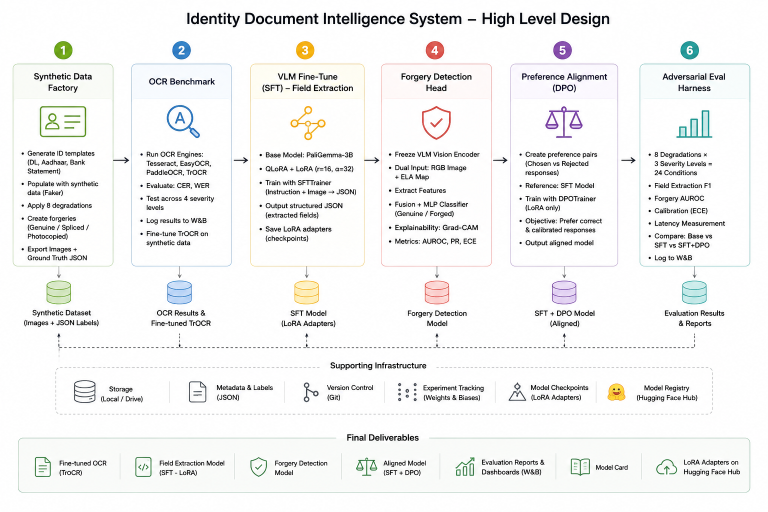
#> input picture HLD.png, 1536 x 1024 px (shown at 1/2 size)
$ python -i degradations.py   (imports and definitions only)
#> lines starting #> are read from the running program, lines starting #| are printed output that depends on the picture; after the words box and inside, x2 and y2 are one past the last pixel; in counts of white or black regions, pixels touching at a corner belong together
#> further down, picture is the input picture: PIL image 1536x1024 RGB; mean R, G, B 242.2, 242.5, 241.9
"""
stage1_data_factory/degradations.py

8 degradation transforms applied to rendered ID card images.
Each function accepts a PIL.Image and a severity level (1=mild, 2=medium, 3=severe)
and returns a degraded PIL.Image.

Degradation IDs:
  D1  blur              Gaussian blur
  D2  jpeg_compression  JPEG re-save at low quality
  D3  perspective_warp  Four-corner perspective distortion
  D4  ink_bleed         Text region morphological dilation
  D5  low_dpi           Downsample → nearest-upsample
  D6  occlusion         Random opaque patches
  D7  rotation          Small-angle rotation with border fill
  D8  shadow            Polygon gradient shadow overlay
"""
import io
import random
from typing import List, Tuple

import cv2
import numpy as np
from PIL import Image, ImageFilter


# ──────────────────────────────────────────────────────────────────────────────
# Severity parameter tables
# ──────────────────────────────────────────────────────────────────────────────

# Each entry: (min_val, max_val) indexed by severity 1, 2, 3
_BLUR_SIGMA      = {1: (0.5, 1.2), 2: (1.5, 3.0), 3: (3.5, 6.0)}
_JPEG_QUALITY    = {1: (65, 80),   2: (30, 55),   3: (5, 25)}
_PERSP_SCALE     = {1: (0.01, 0.04), 2: (0.04, 0.09), 3: (0.09, 0.16)}
_INK_KERNEL      = {1: 1, 2: 2, 3: 3}
_LOW_DPI_SCALE   = {1: 0.75, 2: 0.5, 3: 0.35}
_OCC_PATCHES     = {1: (1, 2), 2: (2, 4), 3: (4, 7)}
_OCC_SIZE        = {1: (0.03, 0.08), 2: (0.06, 0.15), 3: (0.12, 0.25)}
_ROT_ANGLE       = {1: (-5, 5), 2: (-10, 10), 3: (-15, 15)}
_SHADOW_ALPHA    = {1: (0.10, 0.20), 2: (0.20, 0.40), 3: (0.40, 0.65)}


def _to_np(img: Image.Image) -> np.ndarray:
    return np.array(img.convert("RGB"))


def _to_pil(arr: np.ndarray) -> Image.Image:
    return Image.fromarray(arr.astype(np.uint8))


# ──────────────────────────────────────────────────────────────────────────────
# D1 — Gaussian Blur
# ──────────────────────────────────────────────────────────────────────────────

# [44 lines left out: functions apply_blur, apply_jpeg_compression, apply_perspective_warp, not called in this run]


# ──────────────────────────────────────────────────────────────────────────────
# D4 — Ink Bleed (text region morphological dilation)
# ──────────────────────────────────────────────────────────────────────────────

def apply_ink_bleed(img: Image.Image, severity: int = 2) -> Image.Image:
#> called with severity = 2
    arr = _to_np(img)
    k = _INK_KERNEL[severity]
    kernel = np.ones((2 * k + 1, 2 * k + 1), np.uint8)
    # Dilate dark pixels only (ink regions)
    gray = cv2.cvtColor(arr, cv2.COLOR_RGB2GRAY)
    dark_mask = (gray < 80).astype(np.uint8) * 255
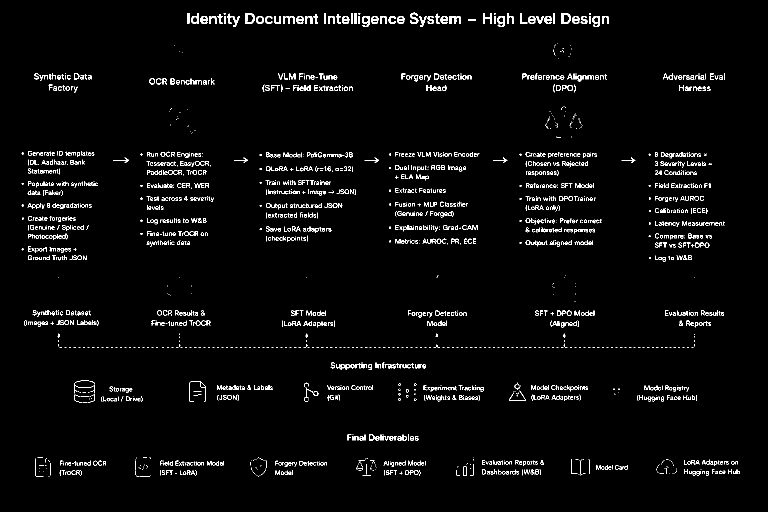
#> dark_mask: shape (1024, 1536) (shown at 1/2 size); 2.8% white in thin lines or dots, all inside (x1, y1, x2, y2) = (43, 25, 1480, 953)
    dilated_mask = cv2.dilate(dark_mask, kernel, iterations=1)
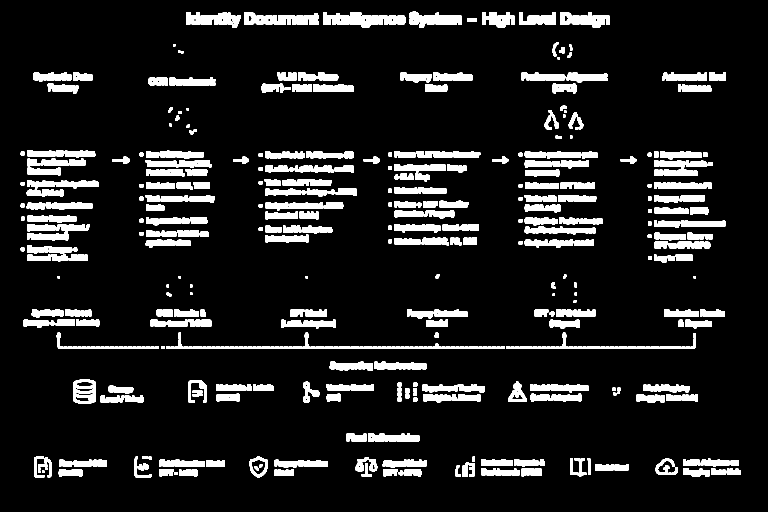
#> dilated_mask: shape (1024, 1536) (shown at 1/2 size); 11.4% white; 506 white regions, largest, box (x1, y1, x2, y2) and area: (646, 24, 811, 56) 3376, (489, 24, 638, 50) 2781, (373, 24, 482, 56) 2225
    # Apply dilation only where text is dark
    bleed = arr.copy()
    spread = dilated_mask > 0
    bleed[spread] = np.clip(arr[spread].astype(int) - 30, 0, 255).astype(np.uint8)
#> bleed: shape (1024, 1536, 3); 11.12% of pixels changed, all inside (x1, y1, x2, y2) = (41, 23, 1482, 955)
    return _to_pil(bleed)


# ──────────────────────────────────────────────────────────────────────────────
# D5 — Low DPI (downsample + upsample)
# ──────────────────────────────────────────────────────────────────────────────

# [76 lines left out: functions apply_low_dpi, apply_occlusion, apply_rotation, apply_shadow, not called in this run]


# ──────────────────────────────────────────────────────────────────────────────
# Registry & Dispatcher
# ──────────────────────────────────────────────────────────────────────────────

DEGRADATION_REGISTRY = {
    "blur":              apply_blur,
    "jpeg_compression":  apply_jpeg_compression,
    "perspective_warp":  apply_perspective_warp,
    "ink_bleed":         apply_ink_bleed,
    "low_dpi":           apply_low_dpi,
    "occlusion":         apply_occlusion,
    "rotation":          apply_rotation,
    "shadow":            apply_shadow,
}

ALL_DEGRADATIONS = list(DEGRADATION_REGISTRY.keys())


# [18 lines left out: functions apply_degradations, sample_degradations, not called in this run]

>>> from PIL import Image
>>> picture = Image.open('../HLD.png')
>>> result = apply_ink_bleed(picture)

$ run again, on LLD.png
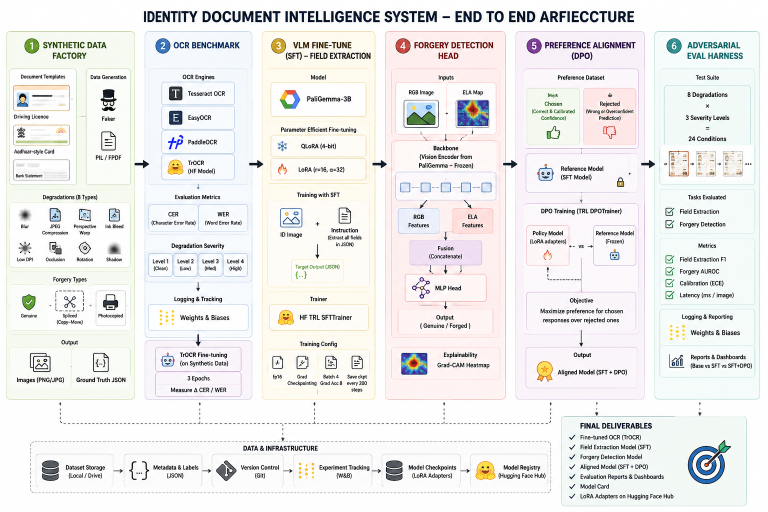
#> input picture LLD.png, 1536 x 1024 px (shown at 1/2 size)
#> picture is the input picture: PIL image 1536x1024 RGB; mean R, G, B 236.7, 236.2, 235.5
#> in apply_ink_bleed, `dark_mask = (gray < 80).astype(np.uint8) * 255`:
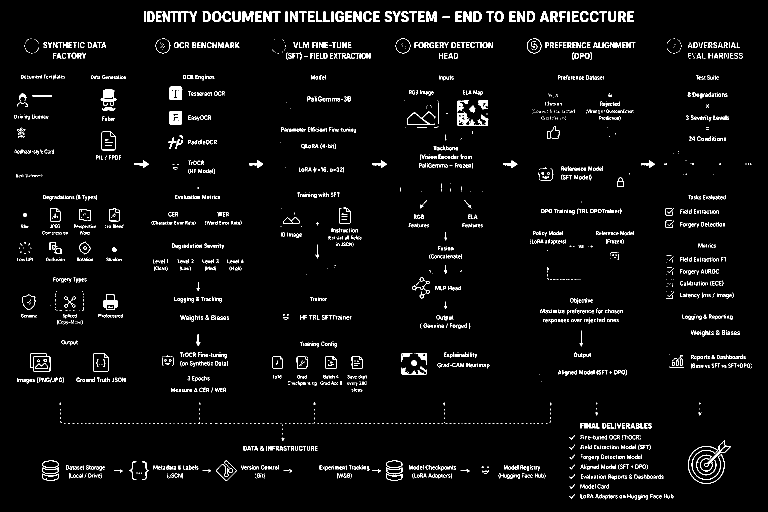
#> dark_mask: shape (1024, 1536) (shown at 1/2 size); 3.5% white in thin lines or dots
#> in apply_ink_bleed, `dilated_mask = cv2.dilate(dark_mask, kernel, iterations=1)`:
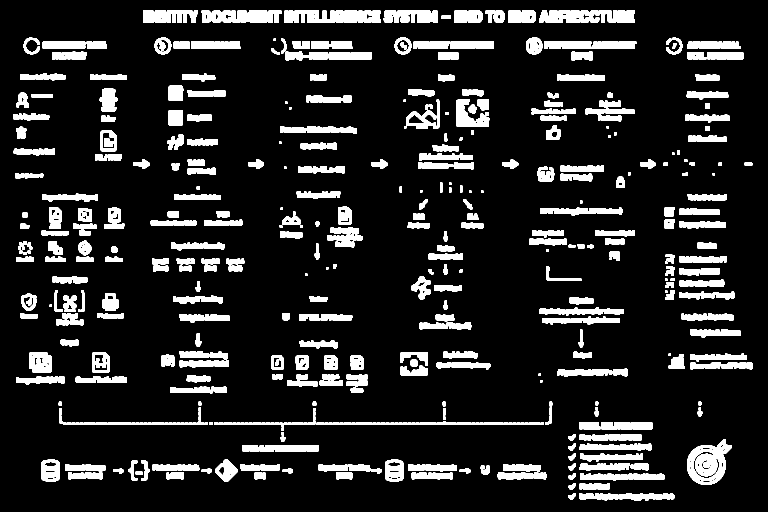
#> dilated_mask: shape (1024, 1536) (shown at 1/2 size); 13.5% white; 501 white regions, largest, box (x1, y1, x2, y2) and area: (1374, 879, 1464, 970) 4651, (578, 20, 761, 46) 3962, (403, 20, 563, 46) 3431
#> bleed: shape (1024, 1536, 3); 13.37% of pixels changed, all inside (x1, y1, x2, y2) = (27, 20, 1505, 1001)
